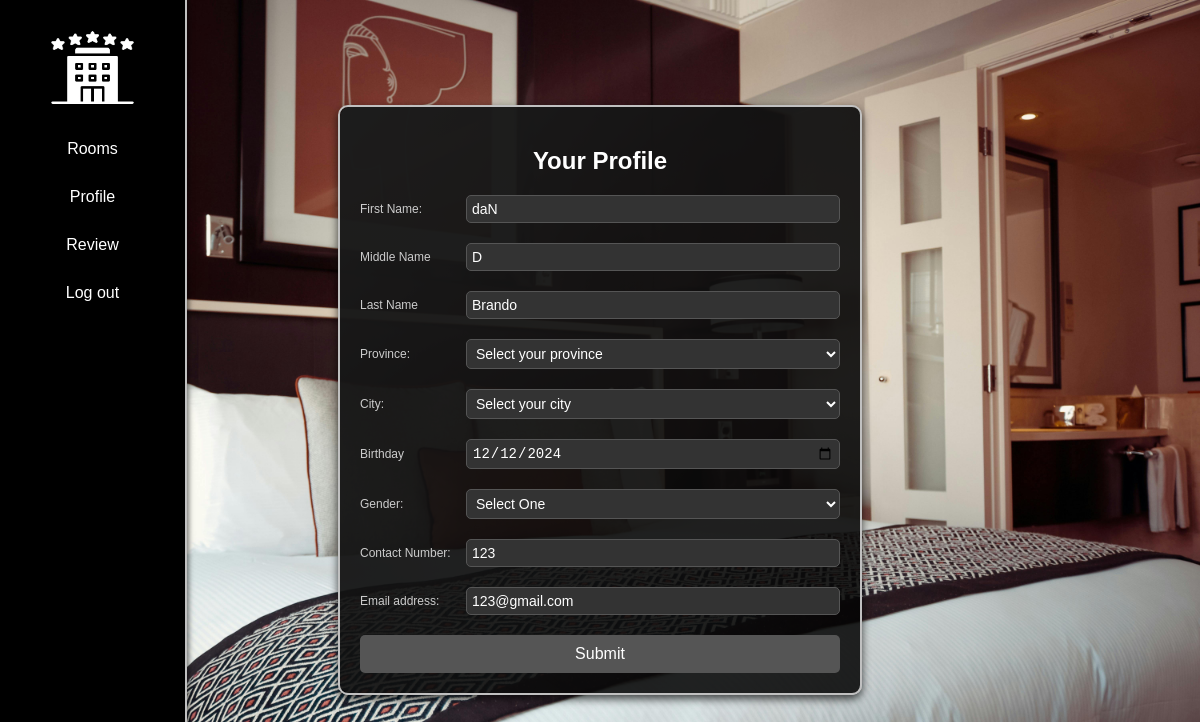
/user/profile.php (signed in), run on the app's committed database.
### tables this page shows
CREATE TABLE `profile` (
  `id` int(11) NOT NULL,
  `login_id` int(11) DEFAULT NULL,
  `fname` varchar(250) DEFAULT NULL,
  `lname` varchar(250) DEFAULT NULL,
  `mname` varchar(250) DEFAULT NULL,
  `address_id` int(11) DEFAULT NULL,
  `gender_id` int(11) DEFAULT NULL,
  `bday` date DEFAULT NULL,
  `contact_id` int(11) DEFAULT NULL
);

CREATE TABLE `contact` (
  `id` int(11) NOT NULL,
  `phoneNum` int(11) DEFAULT NULL,
  `email` varchar(250) DEFAULT NULL
);

### user/profile.php (the view, shortened to what this page needs)
<?php
    $conn = mysqli_connect('localhost', 'root', '', 'room_reservation');
    $sql = mysqli_query($conn, "SELECT p.*,
       a.*,
       c.*,
       g.*,
       pr.name AS province_name,
       ct.name AS city_name
FROM profile p
INNER JOIN address a ON p.address_id = a.id
INNER JOIN contact c ON p.contact_id = c.id
INNER JOIN gender g ON p.gender_id = g.id
INNER JOIN province pr ON a.province_id = pr.id
INNER JOIN city ct ON a.city_id = ct.id
WHERE p.login_id = {$_SESSION['id']}
");
        if (!$sql) {
            echo "Error: " . mysqli_error($conn);
        } else {
            $fetch = mysqli_fetch_assoc($sql);
            $fname = $fetch['fname'];
            $lname = $fetch['lname'];
            $mname = $fetch['mname'];
            $contactno = $fetch['phoneNum'];
            $email = $fetch['email'];
            $bday = $fetch['bday'];
        }
?>
<!DOCTYPE html>
<html lang="en">
<head>
    <link rel="stylesheet" type="text/css" href="../assets/des.css">
</head>
<body>
    <div class="user-side-nav">
    <img src="../assets/hotel.png" alt="Logo" style="width:85px; height: 75px; padding-top: 20px; padding: 10px; margin: 10px;">
    <a href="dashboard.php">Rooms</a>
    <a href="profile.php">Profile</a>
    <a href="review.php">Review</a>
    <a href="../logout.php">Log out</a>
    </div>
           <div class="add-room-container">
          <h2>Your Profile</h2>
          <form action="../config.php" method="POST">
            <div class="form-group-add-room">
              <label for="fname">First Name: </label>
              <input type="text" id="fname" name="fname" required value="<?php echo $fname ?>">
            </div>
            <div class="form-group-add-room">
              <label for="mname">Middle Name</label>
              <input type="text" id="mname" name="mname" required value="<?php echo $mname ?>">
            </div>
            <div class="form-group-add-room">
              <label for="lname">Last Name</label>
              <input type="text" id="lname" name="lname" required value="<?php echo $lname ?>">
            </div>
            <div class="form-group-add-room">
             <label for="lname">Province: </label>
            <select id="province" name="province" onchange="populateCities()" required>
                <option value="" disabled selected>Select your province</option>
            </select>
            </div>
            <div class="form-group-add-room">
            <label for="lname">City: </label>
            <select id="city" name="city" required>
                <option value="" disabled selected>Select your city</option>
            </select>
            </div>
            <div class="form-group-add-room">
              <label for="bday">Birthday</label>
              <input type="date" id="bday" name="bday" required value="<?php echo $bday ?>">
            </div>
          <div class="form-group-add-room">
          <label for="gender">Gender:</label>
            <select id="gender" name="gender" required class="compact-select">
                <option value="" disabled selected>Select One</option>
            </select>
            </div>
            <div class="form-group-add-room">
              <label for="contact">Contact Number:</label>
              <input type="text" id="contact" name="contactno" required value="<?php echo $contactno ?>">
            </div>
                <div class="form-group-add-room">
                  <label for="contact">Email address:</label>
                  <input type="email" name="email" required value="<?php echo $email ?>">
                </div>
            <input type="submit" class="submit-button" name="updateProf">
          </form>
        </div>
</body>
</html>

### assets/des.css (style rules this page uses)
body { margin: 0; padding: 0; height: 100vh; background-image: url('bg.jpg'); background-repeat: none; background-size: 100% 100%; font-family: Arial, sans-serif; color: white; display: flex; align-items: center; justify-content: center; overflow: hidden; }
.login-container::before, .add-room-container::before { content: ""; position: absolute; top: 0; left: 0; right: 0; bottom: 0; border-radius: 10px; background: linear-gradient(135deg, silver, transparent, silver, transparent); background-size: 300% 300%; animation: move-border 2s linear infinite; z-index: -1; }
.add-room-container { position: relative; width: 40%; background-color: rgba(0, 0, 0, 0.85); padding: 20px; border-radius: 10px; box-shadow: 0 4px 8px rgba(0, 0, 0, 0.7); overflow: hidden; text-align: left; border: 2px solid silver; }
.add-room-container h2, .details_room h2 { text-align: center; }
.form-group-add-room { display: flex; align-items: center; margin-bottom: 20px; }
.form-group-add-room label { width: 20%; margin-right: 10px; font-size: 12px; color: #ccc; text-align: left; }
.form-group-add-room input[type="text"], .form-group-add-room input[type="file"], .form-group-add-room input[type="date"], .form-group-add-room input[type="email"], .form-group-add-room select { flex: 1; padding: 5px; border: 1px solid #555; border-radius: 5px; background-color: #333; color: white; font-size: 14px; width: auto; }
.submit-button { width: 100%; padding: 10px; border: none; border-radius: 5px; background-color: #555; color: white; font-size: 16px; cursor: pointer; }
.user-side-nav { height: 100vh; background-color: black; width: 165px; position: fixed; top: 0; left: 0; display: flex; flex-direction: column; align-items: center; padding-top: 10px; box-shadow: 2px 0 5px rgba(0, 0, 0, 0.5); border-right: 2px solid silver; padding: 10px; }
.user-side-nav a { color: white; text-decoration: none; padding: 15px 0; font-size: 16px; text-align: center; width: 100%; transition: background 0.3s; }

### data on the page
profile: fname "daN", mname "D", lname "Brando", bday "12/12/2024", contactno "123", email "123@gmail.com"
